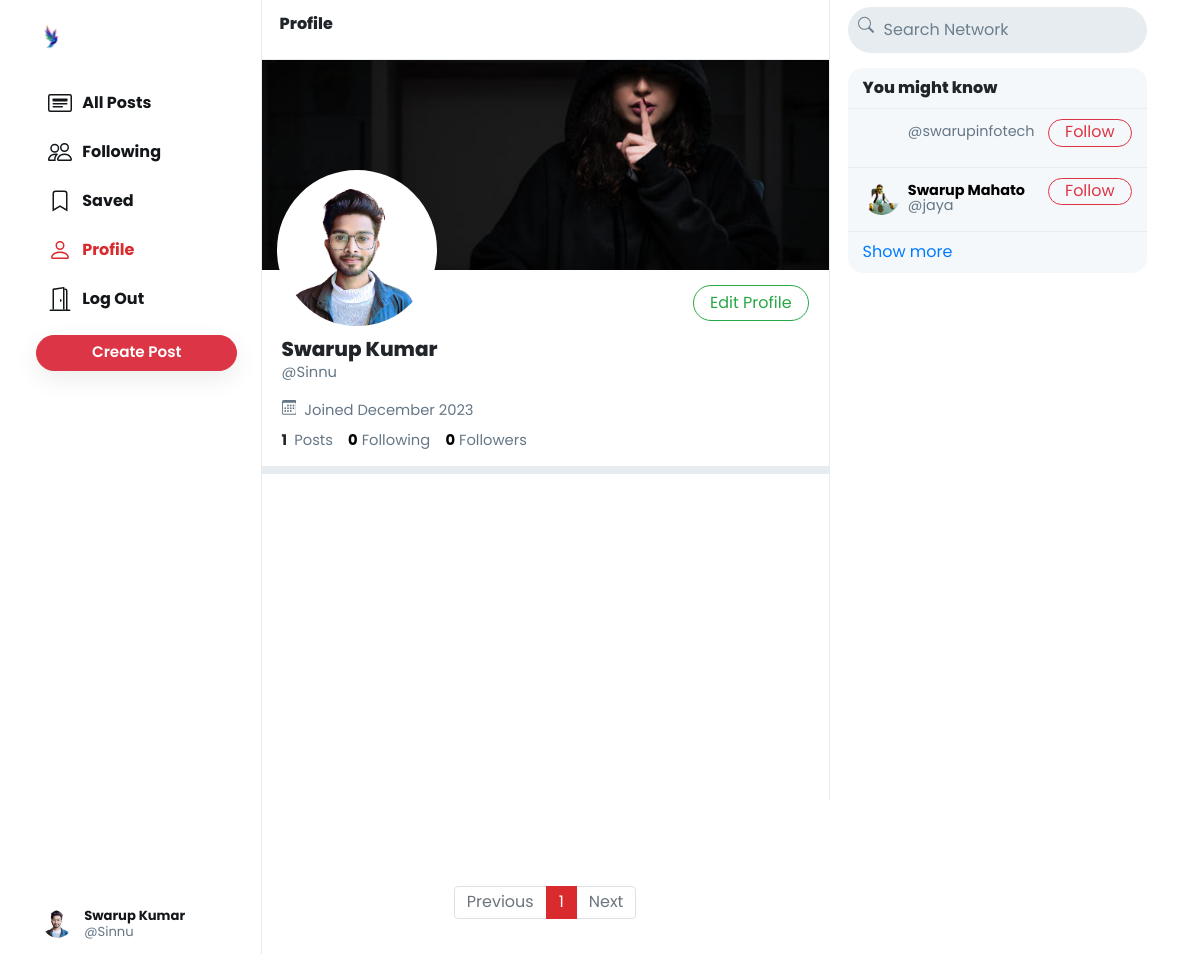
Screenshot of /Sinnu (signed in) with the database file from the repository.
### network/models.py (models this page shows, shortened)
class User(AbstractUser):
    profile_pic = models.ImageField(upload_to='profile_pic/')
    bio = models.TextField(max_length=160, blank=True, null=True)
    cover = models.ImageField(upload_to='covers/', blank=True)

### network/views.py (the view)
# urls.py: path("<str:username>", views.profile, name='profile'),
def profile(request, username):
    user = User.objects.get(username=username)
    all_posts = Post.objects.filter(creater=user).order_by('-date_created')
    paginator = Paginator(all_posts, 10)
    page_number = request.GET.get('page')
    if page_number == None:
        page_number = 1
    posts = paginator.get_page(page_number)
    followings = []
    suggestions = []
    follower = False
    if request.user.is_authenticated:
        followings = Follower.objects.filter(followers=request.user).values_list('user', flat=True)
        suggestions = User.objects.exclude(pk__in=followings).exclude(username=request.user.username).order_by("?")[:6]
        if request.user in Follower.objects.get(user=user).followers.all():
            follower = True
    follower_count = Follower.objects.get(user=user).followers.all().count()
    following_count = Follower.objects.filter(followers=user).count()
    return render(request, 'network/profile.html', {
        "username": user,
        "posts": posts,
        "posts_count": all_posts.count(),
        "suggestions": suggestions,
        "page": "profile",
        "is_follower": follower,
        "follower_count": follower_count,
        "following_count": following_count
    })

### network/templates/network/profile.html (shortened to what this page needs)
{% extends 'network/index.html' %}
{% load static %}
{% block profile %}
    <div class="profile-view" data-user="{{username.username}}">
        <div class="cover-image" style="background-image: url(/media/{{username.cover}})"></div>
        <div class="profile-image" style="background-image: url(/media/{{username.profile_pic}})"></div>
        <div class="profile-details">
            <div>
                {% if user.username == username.username %}
                    <button class="btn btn-outline-success float-right" id="edit-profile-btn">Edit Profile</button>
                {% elif is_follower %}
                    <button class="btn btn-success float-right" onclick="unfollow_user(this,'{{username.username}}','edit_page')" id="following-btn">Following</button>
                {% else %}
                    <button class="btn btn-outline-success float-right" onclick="follow_user(this,'{{username.username}}','edit_page')" id="follow-btn">Follow</button>
                {% endif %}
            </div>
            <div class="details-data">
                <h5>{{username.first_name}} {{username.last_name}}</h5>
                <div class="grey">@{{username.username}}</div>
                <div class="grey" style="padding: 8px 0px;">
                    &nbsp;Joined {{username.date_joined | date:"F Y"}}
                </div>
                <div>
                    <strong>
                        {{posts_count}}
                    </strong>
                    &nbsp;<span class="grey">Posts</span>
                    <a href="#">
                        <strong id="following__count">{{following_count | default:0}}</strong>&nbsp;<span class="grey">Following</span>
                    </a>
                    <a href="#">
                        <strong id="follower__count">{{follower_count | default:0}}</strong>&nbsp;<span class="grey">Followers</span>
                    </a>
                </div>
            </div>
        </div>
    </div>
    <div class="space"></div>
{% endblock %}

### network/templates/network/index.html (shortened to what this page needs)
{% extends "network/layout.html" %}
{% load static %}
{% block body %}
    <div class="main-div">
        <div class="left-div">
            <nav class="head heading">
                {% if page == 'all_posts' %}
                    All Posts
                {% elif page == 'following' %}
                    Following
                {% elif page == 'saved' %}
                    Saved
                {% elif page == 'profile' %}
                    Profile
                {% else %}
                    Explore
                {% endif %}
            </nav>
            <div class="left-div-content">
                <div class="posts-view">
                    {% block profile %}
                    {% endblock %}
                    <div class="main-div-content">
                        <nav aria-label="Page navigation example" class="pagination-bar">
                            <ul class="pagination justify-content-center">
                                {% if posts.has_previous %}
                                    <li class="page-item">
                                        <a class="page-link" href="?page={{ posts.previous_page_number | default:1}}" tabindex="-1" aria-disabled="true">Previous</a>
                                    </li>
                                {% else %}
                                    <li class="page-item disabled">
                                        <a class="page-link" href="" tabindex="-1" aria-disabled="true">Previous</a>
                                    </li>
                                {% endif %}
                                {% for each in posts.paginator.page_range %}
                                    {% if each == posts.number %}
                                        <li class="page-item active"><a class="page-link" href="?page={{each}}">{{each}}</a></li>
                                    {% else %}
                                        <li class="page-item"><a class="page-link" href="?page={{each}}">{{each}}</a></li>
                                    {% endif %}
                                {% endfor %}
                                {% if posts.has_next %}
                                    <li class="page-item">
                                        <a class="page-link" href="?page={{ posts.next_page_number }}">Next</a>
                                    </li>
                                {% else %}
                                    <li class="page-item disabled">
                                        <a class="page-link" href="">Next</a>
                                    </li>
                                {% endif %}
                            </ul>
                          </nav>
                    </div>
                </div>
            </div>
        </div>
    </div>
{% endblock %}

### network/templates/network/layout.html (shortened to what this page needs)
{% load static %}
<!DOCTYPE html>
<html lang="en">
    <head>
        <link rel="stylesheet" href="https://stackpath.bootstrapcdn.com/bootstrap/4.4.1/css/bootstrap.min.css">
        <link href="{% static 'network/styles.css' %}" rel="stylesheet">
    </head>
    <body>
        <div class="body" data-page="{{page}}">
            <div class="sidenav">
                <a href="{% url 'index' %}" class="navbar-brand">
                    <img src="{% static 'network/Images/logo.png' %}" height="31px">
                </a>
                <div style="height: 100%;">
                    <div>
                        <div>
                            <ul>
                                <li class="nav-item" id="all_posts">
                                <a href="{% url 'index' %}" class="nav-link">
                                    <div>
                                        &nbsp;&nbsp;All Posts
                                    </div>
                                </a>
                                </li>
                                {% if user.is_authenticated %}
                                    <li class="nav-item" id="following">
                                        <a href="{% url 'following' %}" class="nav-link">
                                            <div>
                                                &nbsp;&nbsp;Following
                                            </div>
                                        </a>
                                    </li>
                                    <li class="nav-item" id="saved">
                                        <a href="{% url 'saved' %}" class="nav-link">
                                            <div>
                                                <svg width="1.5em" height="1.5em" viewBox="0 0 16 16" class="bi bi-bookmark" fill="currentColor" xmlns="http://www.w3.org/2000/svg">
                                                    <path fill-rule="evenodd" d="M8 12l5 3V3a2 2 0 0 0-2-2H5a2 2 0 0 0-2 2v12l5-3zm-4 1.234l4-2.4 4 2.4V3a1 1 0 0 0-1-1H5a1 1 0 0 0-1 1v10.234z"/>
                                                  </svg>
                                                &nbsp;&nbsp;Saved
                                            </div>
                                        </a>
                                    </li>
                                    <li class="nav-item" id="profile">
                                        <a href="{% url 'profile' user.username %}" class="nav-link">
                                            <div>
                                                &nbsp;&nbsp;Profile
                                            </div>
                                        </a>
                                    </li>
                                    <li class="nav-item" id="logout">
                                        <a href="{% url 'logout' %}" class="nav-link">
                                            <div>
                                                &nbsp;&nbsp;Log Out
                                            </div>
                                        </a>
                                    </li>
                                {% endif %}
                            </ul>
                        </div>
                        {% if user.is_authenticated %}
                            <button id="popup-btn" class="btn btn-danger new-post-btn" onclick="createpost()">Create Post</button>
                        {% endif %}
                    </div>
                    <div style="position: absolute; bottom: 10px;">
                        {% if user.is_authenticated %}
                            <li class="nav-item sidenav-user">
                                <a href="{% url 'profile' user.username %}" class="nav-link">
                                    <div class="user_account">
                                        <div class="small-profilepic" style="float: left; background-image: url(/media/{{user.profile_pic}})"></div>
                                        <div style="height: 2.7vw; margin: auto;">
                                            <div style="margin-top: 4px;"><strong>{{user.first_name}} {{user.last_name}}</strong></div>
                                            <div class="grey" style="margin-top: 4px;">@{{ user.username }}</div>
                                        </div>
                                    </div>
                                </a>
                            </li>
                        {% endif %}
                    </div>
                </div>
            </div>
            {% block body %}
            {% endblock %}
            <div class="right-div">
                <nav class="head">
                    <form action="#">
                        <div class="search-div">
                            <div>
                            </div>
                            <input type="text" name="query" id="search-box" placeholder="Search Network">
                        </div>
                    </form>
                </nav>
                <div class='right-div-content'>
                    <div class="space" style="background-color: white;"></div>
                    {% if user.is_authenticated %}
                        <div class="suggestion-box">
                            <div class="suggestion-header">
                                You might know
                            </div>
                            <div class="suggestion-users">
                            {% for suggestion in suggestions %}
                                <div class="suggestion-user">
                                    <div>
                                        <a href="{% url 'profile' suggestion.username %}">
                                            <div class="small-profilepic" style="background-image: url(/media/{{suggestion.profile_pic}})"></div>
                                        </a>
                                    </div>
                                    <div class="user-details">
                                        <a href="{% url 'profile' suggestion.username %}">
                                            <div id="user-name">
                                                <strong>
                                                    {{suggestion.first_name}} {{suggestion.last_name}}
                                                </strong>
                                            </div>
                                            <div class="grey">@{{suggestion.username}}</div>
                                        </a>
                                    </div>
                                    <div>
                                        <button class="btn btn-outline-danger" type="button" onclick="follow_user(this,'{{suggestion.username}}','suggestion')">Follow</button>
                                    </div>
                                </div>
                            {% empty %}
                                    <div style="text-align: center; border-bottom: .5px solid #e6ecf0; padding: 10px 15px;">
                                        <span class="grey" style="font-size: .9em;">No suggestions available.</span>
                                    </div>
                            {% endfor %}
                        </div>
                        <div class="suggestion-footer">
                            <a href="#"  onclick="show_more_suggestions()">Show more</a>
                        </div>
                        </div>
                    {% endif %}
                </div>
            </div>
        </div>
    </body>
</html>

### rows the page displays
User: profile_pic (picture), first_name "Swarup", last_name "Kumar", username "Sinnu", cover (picture), date_joined "December 2023"
User: username "swarupinfotech"
User: profile_pic (picture), first_name "Swarup", last_name "Mahato", username "jaya"

### other values shown
{{ posts_count }} "1"
{{ following_count | default:0 }} "0"
{{ follower_count | default:0 }} "0"
{{ each }} "1"
